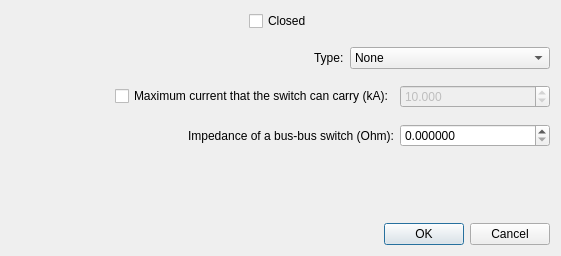
<?xml version="1.0" encoding="UTF-8"?>
<ui version="4.0">
 <class>Dialog</class>
 <widget class="QDialog" name="Dialog">
  <property name="geometry">
   <rect>
    <x>0</x>
    <y>0</y>
    <width>561</width>
    <height>256</height>
   </rect>
  </property>
  <property name="minimumSize">
   <size>
    <width>561</width>
    <height>256</height>
   </size>
  </property>
  <property name="maximumSize">
   <size>
    <width>561</width>
    <height>256</height>
   </size>
  </property>
  <property name="sizeIncrement">
   <size>
    <width>0</width>
    <height>449</height>
   </size>
  </property>
  <property name="windowTitle">
   <string>Dialog</string>
  </property>
  <layout class="QVBoxLayout" name="verticalLayout">
   <item>
    <layout class="QHBoxLayout" name="layout_closed">
     <item>
      <spacer name="horizontalSpacer_16">
       <property name="orientation">
        <enum>Qt::Horizontal</enum>
       </property>
       <property name="sizeHint" stdset="0">
        <size>
         <width>40</width>
         <height>20</height>
        </size>
       </property>
      </spacer>
     </item>
     <item>
      <widget class="QCheckBox" name="closed">
       <property name="text">
        <string>Closed</string>
       </property>
      </widget>
     </item>
     <item>
      <spacer name="horizontalSpacer_13">
       <property name="orientation">
        <enum>Qt::Horizontal</enum>
       </property>
       <property name="sizeHint" stdset="0">
        <size>
         <width>40</width>
         <height>20</height>
        </size>
       </property>
      </spacer>
     </item>
    </layout>
   </item>
   <item>
    <spacer name="verticalSpacer_9">
     <property name="orientation">
      <enum>Qt::Vertical</enum>
     </property>
     <property name="sizeType">
      <enum>QSizePolicy::Fixed</enum>
     </property>
     <property name="sizeHint" stdset="0">
      <size>
       <width>20</width>
       <height>10</height>
      </size>
     </property>
    </spacer>
   </item>
   <item>
    <layout class="QHBoxLayout" name="horizontalLayout_2">
     <item>
      <spacer name="horizontalSpacer">
       <property name="orientation">
        <enum>Qt::Horizontal</enum>
       </property>
       <property name="sizeHint" stdset="0">
        <size>
         <width>40</width>
         <height>20</height>
        </size>
       </property>
      </spacer>
     </item>
     <item>
      <widget class="QLabel" name="label_2">
       <property name="text">
        <string>Type:</string>
       </property>
      </widget>
     </item>
     <item>
      <widget class="QComboBox" name="type">
       <property name="minimumSize">
        <size>
         <width>200</width>
         <height>0</height>
        </size>
       </property>
       <item>
        <property name="text">
         <string>None</string>
        </property>
       </item>
       <item>
        <property name="text">
         <string>Load Switch</string>
        </property>
       </item>
       <item>
        <property name="text">
         <string>Circuit Breaker</string>
        </property>
       </item>
       <item>
        <property name="text">
         <string>Load Break Switch</string>
        </property>
       </item>
       <item>
        <property name="text">
         <string>Disconnecting Switch</string>
        </property>
       </item>
      </widget>
     </item>
    </layout>
   </item>
   <item>
    <spacer name="verticalSpacer_10">
     <property name="orientation">
      <enum>Qt::Vertical</enum>
     </property>
     <property name="sizeType">
      <enum>QSizePolicy::Fixed</enum>
     </property>
     <property name="sizeHint" stdset="0">
      <size>
       <width>20</width>
       <height>10</height>
      </size>
     </property>
    </spacer>
   </item>
   <item>
    <layout class="QHBoxLayout" name="horizontalLayout_14">
     <item>
      <spacer name="horizontalSpacer_14">
       <property name="orientation">
        <enum>Qt::Horizontal</enum>
       </property>
       <property name="sizeHint" stdset="0">
        <size>
         <width>40</width>
         <height>20</height>
        </size>
       </property>
      </spacer>
     </item>
     <item>
      <widget class="QCheckBox" name="in_ka_check">
       <property name="maximumSize">
        <size>
         <width>16777215</width>
         <height>16777215</height>
        </size>
       </property>
       <property name="toolTip">
        <string>(under normal operating conditions without tripping)</string>
       </property>
       <property name="text">
        <string>Maximum current that the switch can carry (kA):</string>
       </property>
      </widget>
     </item>
     <item>
      <widget class="QDoubleSpinBox" name="in_ka">
       <property name="enabled">
        <bool>false</bool>
       </property>
       <property name="minimumSize">
        <size>
         <width>150</width>
         <height>0</height>
        </size>
       </property>
       <property name="decimals">
        <number>3</number>
       </property>
       <property name="minimum">
        <double>0.000000000000000</double>
       </property>
       <property name="maximum">
        <double>5000.000000000000000</double>
       </property>
       <property name="singleStep">
        <double>1.000000000000000</double>
       </property>
       <property name="value">
        <double>10.000000000000000</double>
       </property>
      </widget>
     </item>
    </layout>
   </item>
   <item>
    <spacer name="verticalSpacer_11">
     <property name="orientation">
      <enum>Qt::Vertical</enum>
     </property>
     <property name="sizeType">
      <enum>QSizePolicy::Fixed</enum>
     </property>
     <property name="sizeHint" stdset="0">
      <size>
       <width>20</width>
       <height>10</height>
      </size>
     </property>
    </spacer>
   </item>
   <item>
    <layout class="QHBoxLayout" name="horizontalLayout_15">
     <item>
      <spacer name="horizontalSpacer_15">
       <property name="orientation">
        <enum>Qt::Horizontal</enum>
       </property>
       <property name="sizeHint" stdset="0">
        <size>
         <width>40</width>
         <height>20</height>
        </size>
       </property>
      </spacer>
     </item>
     <item>
      <widget class="QLabel" name="label_15">
       <property name="text">
        <string>Impedance of a bus-bus switch (Ohm):</string>
       </property>
       <property name="alignment">
        <set>Qt::AlignRight|Qt::AlignTrailing|Qt::AlignVCenter</set>
       </property>
      </widget>
     </item>
     <item>
      <widget class="QDoubleSpinBox" name="z_ohm">
       <property name="minimumSize">
        <size>
         <width>150</width>
         <height>0</height>
        </size>
       </property>
       <property name="decimals">
        <number>6</number>
       </property>
       <property name="minimum">
        <double>0.000000000000000</double>
       </property>
       <property name="maximum">
        <double>5000.000000000000000</double>
       </property>
       <property name="singleStep">
        <double>0.100000000000000</double>
       </property>
       <property name="value">
        <double>0.000000000000000</double>
       </property>
      </widget>
     </item>
    </layout>
   </item>
   <item>
    <spacer name="verticalSpacer">
     <property name="orientation">
      <enum>Qt::Vertical</enum>
     </property>
     <property name="sizeHint" stdset="0">
      <size>
       <width>20</width>
       <height>40</height>
      </size>
     </property>
    </spacer>
   </item>
   <item>
    <widget class="QDialogButtonBox" name="buttonBox">
     <property name="orientation">
      <enum>Qt::Horizontal</enum>
     </property>
     <property name="standardButtons">
      <set>QDialogButtonBox::Cancel|QDialogButtonBox::Ok</set>
     </property>
    </widget>
   </item>
  </layout>
 </widget>
 <resources/>
 <connections>
  <connection>
   <sender>buttonBox</sender>
   <signal>accepted()</signal>
   <receiver>Dialog</receiver>
   <slot>accept()</slot>
   <hints>
    <hint type="sourcelabel">
     <x>266</x>
     <y>249</y>
    </hint>
    <hint type="destinationlabel">
     <x>157</x>
     <y>255</y>
    </hint>
   </hints>
  </connection>
  <connection>
   <sender>buttonBox</sender>
   <signal>rejected()</signal>
   <receiver>Dialog</receiver>
   <slot>reject()</slot>
   <hints>
    <hint type="sourcelabel">
     <x>334</x>
     <y>249</y>
    </hint>
    <hint type="destinationlabel">
     <x>286</x>
     <y>255</y>
    </hint>
   </hints>
  </connection>
  <connection>
   <sender>in_ka_check</sender>
   <signal>toggled(bool)</signal>
   <receiver>in_ka</receiver>
   <slot>setEnabled(bool)</slot>
   <hints>
    <hint type="sourcelabel">
     <x>169</x>
     <y>115</y>
    </hint>
    <hint type="destinationlabel">
     <x>438</x>
     <y>112</y>
    </hint>
   </hints>
  </connection>
 </connections>
</ui>
